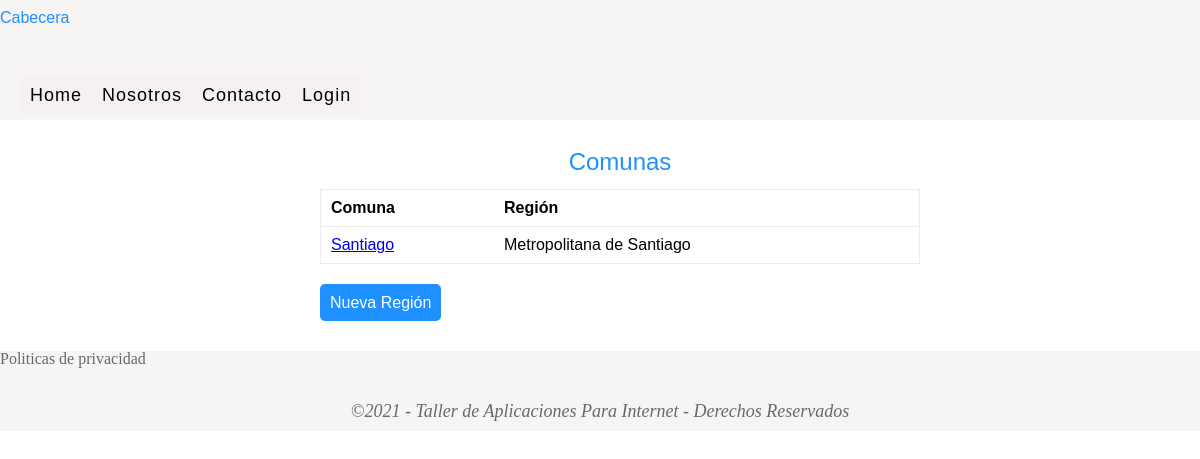
Before: /comunas/index.php with the older database file.
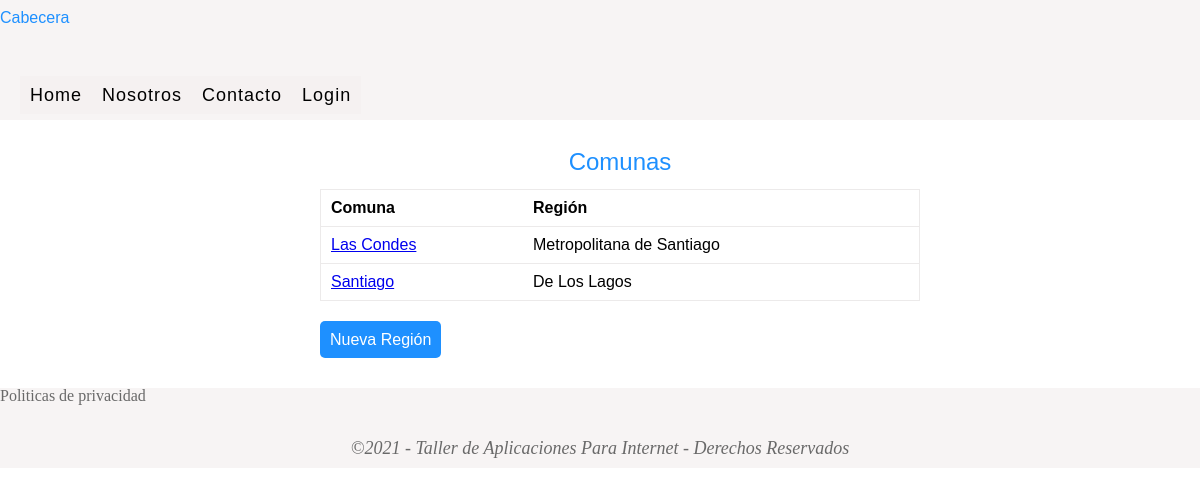
After: the same page with the newer database file.
### tables this page shows
CREATE TABLE `comunas` (
  `id` int NOT NULL AUTO_INCREMENT,
  `nombre` varchar(255) NOT NULL,
  `region_id` int NOT NULL,
  `created_at` datetime DEFAULT NULL,
  `updated_at` datetime DEFAULT NULL,
  PRIMARY KEY (`id`),
  KEY `region_id` (`region_id`),
  CONSTRAINT `comunas_ibfk_1` FOREIGN KEY (`region_id`) REFERENCES `regiones` (`id`)
);

CREATE TABLE `regiones` (
  `id` int NOT NULL AUTO_INCREMENT,
  `nombre` varchar(255) NOT NULL,
  `created_at` datetime DEFAULT NULL,
  `updated_at` datetime DEFAULT NULL,
  PRIMARY KEY (`id`)
);

### class/modelo.php (called while the page is built, shortened)
<?php
class Modelo
{
    public function __construct()
    {
        $this->_db = new Conexion;
    }
}

### class/comunaModel.php (called while the page is built, shortened)
<?php
require_once('modelo.php');
class comunaModel extends Modelo
{
    public function getComunas()
    {
        $comunas = $this->_db->query("SELECT c.id, c.nombre, r.nombre as region FROM comunas c INNER JOIN regiones r ON c.region_id = r.id ORDER BY c.nombre");
        return $comunas->fetchall();
    }
}

### comunas/index.php (the view, shortened to what this page needs)
<?php
require('../class/comunaModel.php');
$comunas = new comunaModel;
$comunas = $comunas->getComunas();
?>
<!DOCTYPE html>
<html lang="es">
<head>
    <link rel="stylesheet" href="../css/reset.css">
    <link rel="stylesheet" href="../css/estilos.css">
</head>
<body>
    <header>
        <h1>Cabecera</h1>
        <?php include('../partials/menu.php'); ?>
    </header>
    <section>
        <div class="contenido">
            <h1>Comunas</h1>
            <table class="table">
                <thead>
                    <tr>
                        <th>Comuna</th>
                        <th>Región</th>
                    </tr>
                </thead>
                <tbody>
                    <?php foreach($comunas as $comuna): ?>
                        <tr>
                            <td>
                                <a href="show.php?id=<?php echo $comuna['id']; ?>">
                                    <?php echo $comuna['nombre'] ?>
                                </a>
                            </td>
                            <td>
                               <?php echo $comuna['region']; ?>
                            </td>
                        </tr>
                    <?php endforeach; ?>
                </tbody>
            </table>
            <p class="enlace">
                <a href="add.php" class="btn btn-primary">Nueva Región</a>
            </p>
        </div>
    </section>
    <footer>
        <?php include('../partials/footer.php'); ?>
    </footer>
</body>
</html>

### partials/menu.php (shortened to what this page needs)
<nav id="menu">
    <ul>
        <li><a href="<?php echo BASE_URL; ?>">Home</a></li>
        <li><a href="<?php echo BASE_URL . 'nosotros.php' ?>">Nosotros</a>
        </li>
        <li><a href="#">Contacto</a></li>
        <?php if(!isset($_SESSION['autenticado'])): ?>
            <li><a href="<?php echo USUARIOS . 'login.php'; ?>">Login</a></li>
        <?php endif; ?>
    </ul>
</nav>

### partials/footer.php
<p>Politicas de privacidad</p>
<p class="copyright">&copy;2021 - Taller de Aplicaciones Para Internet - Derechos Reservados</p>

### css/estilos.css (style rules this page uses)
footer { width: 100%; float: left; height: 80px; background-color: rgba(245, 240, 240, 0.733); margin-top: 20px; }
footer p { color:dimgrey; }
h1,h2,h3,h4,h5,h6 { color: dodgerblue; font-family: Verdana, Geneva, Tahoma, sans-serif; margin-bottom: 15px; margin-top: 10px; }
header { float:left; width: 100%; height: 120px; background-color: rgba(245, 240, 240, 0.733); margin-bottom: 20px; }
section { float: left; width: 100%; margin-left: 20px; margin-right: 20px; margin-bottom: 20px; }
section h1 { text-align: center; font-size: 24px; }
table { width: 100%; }
.btn { width: 120px; height: 40px; border: 0; text-align: center; border-radius: 5px; }
.btn-primary { background-color: dodgerblue; color: white; }
.btn-link, .btn-primary, .btn-warning { font-family: Arial, Helvetica, sans-serif; }
.copyright { font-size: 18px; font-style: italic; text-align: center; margin-top: 35px; }
.enlace { float: left; margin-top: 10px; }
.enlace a { width: auto; text-decoration: none; padding: 10px; font-family: Arial, Helvetica, sans-serif; vertical-align: middle; }
.contenido { float: left; width: 50%; margin-left: 25%; }
.table { float: left; border: solid 1px; border-color: #ECEAEA; margin-bottom: 20px; }
.table th { font-weight: bold; }
.table th, td { padding: 10px; border-bottom: 1px solid #ECEAEA; text-align: left; font-family: Arial, Helvetica, sans-serif; }
#menu { margin-top: 50px; margin-left: 20px; }
#menu ul { list-style:none; margin:0; padding:0; }
#menu ul li { background-color: rgba(245, 240, 240, 0.733); }
#menu ul a { display:block; color: black; text-decoration:none; font-weight:400; font-size:18px; padding:10px; font-family: Verdana, Geneva, Tahoma, sans-serif; letter-spacing:1px; }
#menu ul li { position:relative; float:left; margin:0; padding:0; }

Changed rows visible on the page:
added comunas: nombre "Las Condes", region.nombre "Metropolitana de Santiago"
changed comunas "Santiago": region.nombre "Metropolitana de Santiago" → "De Los Lagos"
